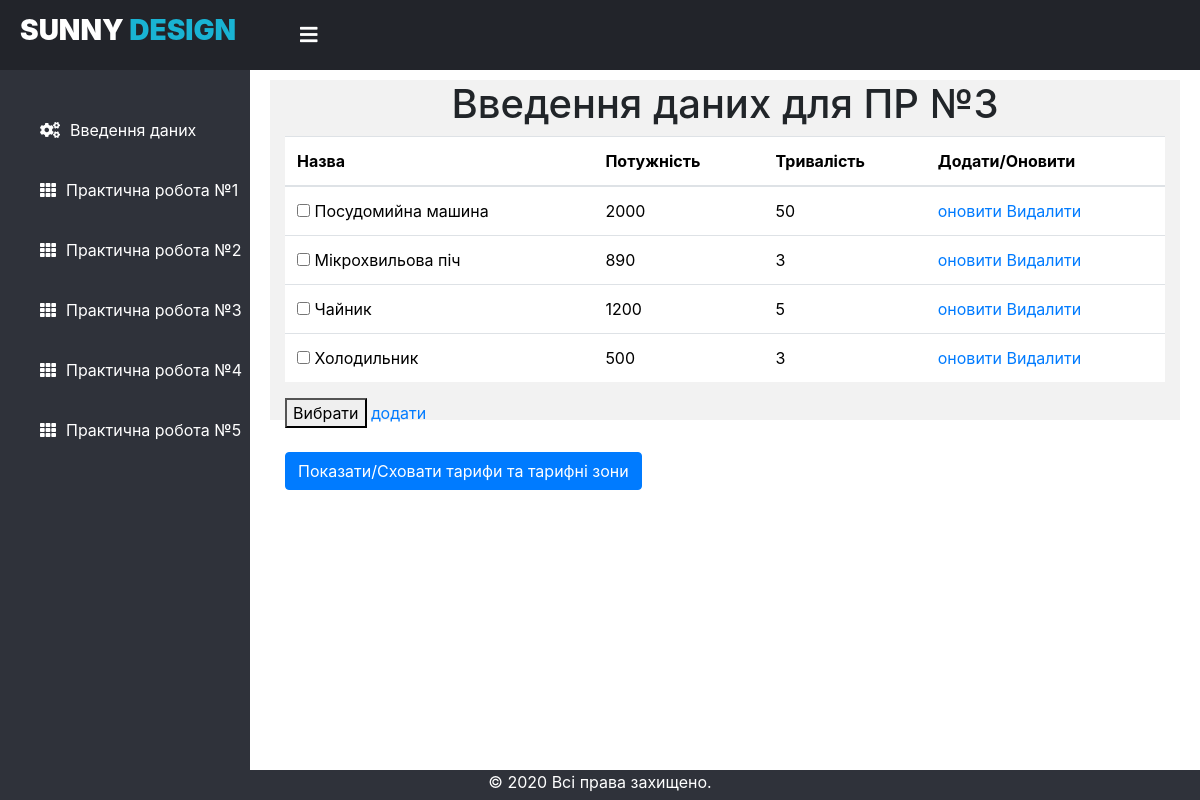
/laba/laba3/, run on the app's committed database.
### laba/models.py (models this page shows)
class electricalAppliances(models.Model):
    name = models.CharField(max_length=30)
    power = models.IntegerField(validators=[MinValueValidator(1)])
    duration = models.IntegerField(validators=[MinValueValidator(1)], default=50)

### laba/views.py (the view, shortened to what this page needs)
# urls.py: path('laba3/', views.FormView3.as_view(), name='laba3'),
class FormView3(View):
	def get(self, request):
		data = electricalAppliances.objects.all()
		return render(request, 'laba3.html', {'data': data})

### templates/laba3.html (shortened to what this page needs)
{% extends "dashboard.html" %}
{% load static %}
    {% block head %}
    {{ block.super }}
    <link rel="stylesheet" href="https://stackpath.bootstrapcdn.com/bootstrap/4.5.2/css/bootstrap.min.css">
    <link rel="stylesheet" href="https://cdn.jsdelivr.net/npm/bootstrap-select@1.13.14/dist/css/bootstrap-select.min.css">
    <link rel="stylesheet" href="{% static 'css/style_new.css' %}">
    <link rel="stylesheet" href="https://stackpath.bootstrapcdn.com/bootstrap/4.5.2/css/bootstrap.min.css">
    <link rel="stylesheet" type="text/css" href="https://cdn.datatables.net/1.10.22/css/jquery.dataTables.css">
    {% endblock %}
  {% block content %}
    <div class="container" id="gray_block">
      <h1 align="center">Введення даних для ПР №3</h1>
    <form action="{% url 'laba3' %}"  method="post">
      <table class="table" style="background-color: white; color: black;">
        <thead>
            <tr>
                <th>Назва</th>
                <th>Потужність</th>
                <th>Тривалість</th>
                <th>Додати/Оновити</th>
            </tr>
        </thead>
        <tbody>
          {% for i in data %}
            <tr>
              <td><input type="checkbox" name="choices" value="{{i.id}}"> {{i.name}}</td>
              <td>{{i.power}}</td>
              <td>{{i.duration}}</td>
              <td><a href="{% url 'laba3update' pk=i.id %}">оновити</a> <a href="{% url 'laba3delete' pk=i.id %}">Видалити</a></td>
            </tr>
            {% endfor %}
        </tbody>
        </table>
        <button type="submit" name="choose" class="button">Вибрати</button>
        <a href="{% url 'laba3add' %}">додати</a>
            <br><br><button id="showHideContent" class="btn btn-primary">Показати/Сховати тарифи та тарифні зони</button>
      </form>
    </div>
{% endblock %}

### static/css/style.css (style rules this page uses)
body { margin: 0; padding: 0; font-family: "Roboto", sans-serif; }

### static/css/style_new.css (style rules this page uses)
#gray_block { background-color: rgb(201, 201, 201, 0.25); height: 340px; }

### data on the page
electricalAppliances: name "Посудомийна машина", power "2000", duration "50"
electricalAppliances: name "Мікрохвильова піч", power "890", duration "3"
electricalAppliances: name "Чайник", power "1200", duration "5"
electricalAppliances: name "Холодильник", power "500", duration "3"
